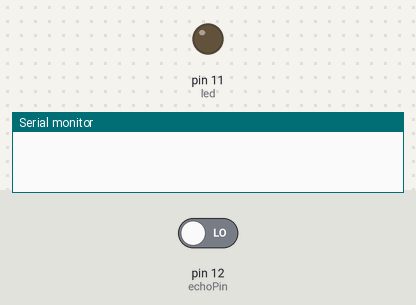
This sketch was run on a simulated Arduino Uno, built with avr-gcc and run on an emulated ATmega328P. Shown: output pins drawn as LEDs (lit = HIGH), the last lines printed to the serial monitor. The inputs (shaded band) are chosen by the test bench; at power-on: pin 12 (echoPin) LOW. Pins used as bus, display or sensor lines are not drawn.

Above: at 0.1 s.
At 1.6 s:
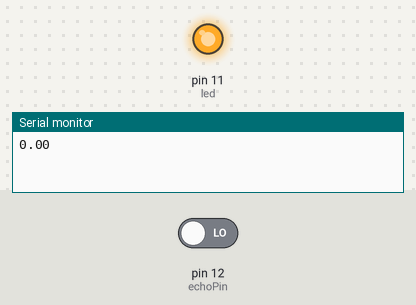
Timing chart, 0 to 3.1 s (numbered marks = the images above):
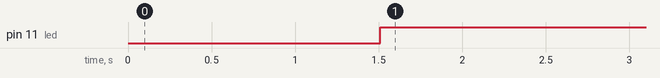

The sketch:

ultrasonic_led.ino
```cpp
int echoPin = 12;
int trigPin = 13;
int led = 11;

void setup() {
  Serial.begin(9600);
  pinMode(trigPin, OUTPUT);
  pinMode(echoPin, INPUT);
  pinMode(led, OUTPUT);
  digitalWrite(led,LOW);
}

void loop() {
  float duration, distance;

  digitalWrite(trigPin, HIGH);
  delay(10);
  digitalWrite(trigPin, LOW);

  duration = pulseIn(echoPin, HIGH);
  distance = ((float)(340 * duration) / 10000) / 2;

  Serial.println(distance);
//  Serial.println("cm");
  delay(500);
  if(distance < 10)
  {
    digitalWrite(led,HIGH);
  }
  else
  {
    digitalWrite(led,LOW);
  }
}
```

Measured:
- by itself, pin 11 (led): LOW → HIGH at 1.5 s
